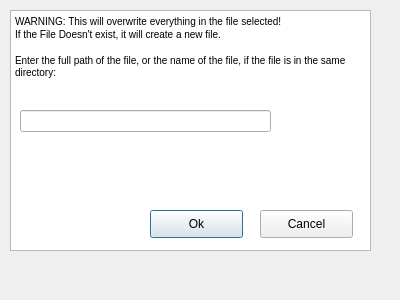
<?xml version="1.0" encoding="UTF-8"?>
<ui version="4.0">
 <class>saveScientistsToFileDialog</class>
 <widget class="QDialog" name="saveScientistsToFileDialog">
  <property name="geometry">
   <rect>
    <x>0</x>
    <y>0</y>
    <width>400</width>
    <height>300</height>
   </rect>
  </property>
  <property name="windowTitle">
   <string>Dialog</string>
  </property>
  <widget class="QTextBrowser" name="textForSaveToFile">
   <property name="geometry">
    <rect>
     <x>10</x>
     <y>10</y>
     <width>361</width>
     <height>241</height>
    </rect>
   </property>
   <property name="html">
    <string>&lt;!DOCTYPE HTML PUBLIC &quot;-//W3C//DTD HTML 4.0//EN&quot; &quot;http://www.w3.org/TR/REC-html40/strict.dtd&quot;&gt;
&lt;html&gt;&lt;head&gt;&lt;meta name=&quot;qrichtext&quot; content=&quot;1&quot; /&gt;&lt;style type=&quot;text/css&quot;&gt;
p, li { white-space: pre-wrap; }
&lt;/style&gt;&lt;/head&gt;&lt;body style=&quot; font-family:'MS Shell Dlg 2'; font-size:7.8pt; font-weight:400; font-style:normal;&quot;&gt;
&lt;p style=&quot; margin-top:0px; margin-bottom:0px; margin-left:0px; margin-right:0px; -qt-block-indent:0; text-indent:0px;&quot;&gt;WARNING: This will overwrite everything in the file selected!&lt;/p&gt;
&lt;p style=&quot; margin-top:0px; margin-bottom:0px; margin-left:0px; margin-right:0px; -qt-block-indent:0; text-indent:0px;&quot;&gt;If the File Doesn't exist, it will create a new file.&lt;/p&gt;
&lt;p style=&quot;-qt-paragraph-type:empty; margin-top:0px; margin-bottom:0px; margin-left:0px; margin-right:0px; -qt-block-indent:0; text-indent:0px;&quot;&gt;&lt;br /&gt;&lt;/p&gt;
&lt;p style=&quot; margin-top:0px; margin-bottom:0px; margin-left:0px; margin-right:0px; -qt-block-indent:0; text-indent:0px;&quot;&gt;Enter the full path of the file, or the name of the file, if the file is in the same directory:&lt;/p&gt;&lt;/body&gt;&lt;/html&gt;</string>
   </property>
  </widget>
  <widget class="QLineEdit" name="InputForTextFileName">
   <property name="geometry">
    <rect>
     <x>20</x>
     <y>110</y>
     <width>251</width>
     <height>22</height>
    </rect>
   </property>
  </widget>
  <widget class="QPushButton" name="saveScientistsToFile">
   <property name="geometry">
    <rect>
     <x>150</x>
     <y>210</y>
     <width>93</width>
     <height>28</height>
    </rect>
   </property>
   <property name="text">
    <string>Ok</string>
   </property>
  </widget>
  <widget class="QPushButton" name="cancelSaveScientistsToFile">
   <property name="geometry">
    <rect>
     <x>260</x>
     <y>210</y>
     <width>93</width>
     <height>28</height>
    </rect>
   </property>
   <property name="text">
    <string>Cancel</string>
   </property>
  </widget>
 </widget>
 <resources/>
 <connections/>
</ui>
